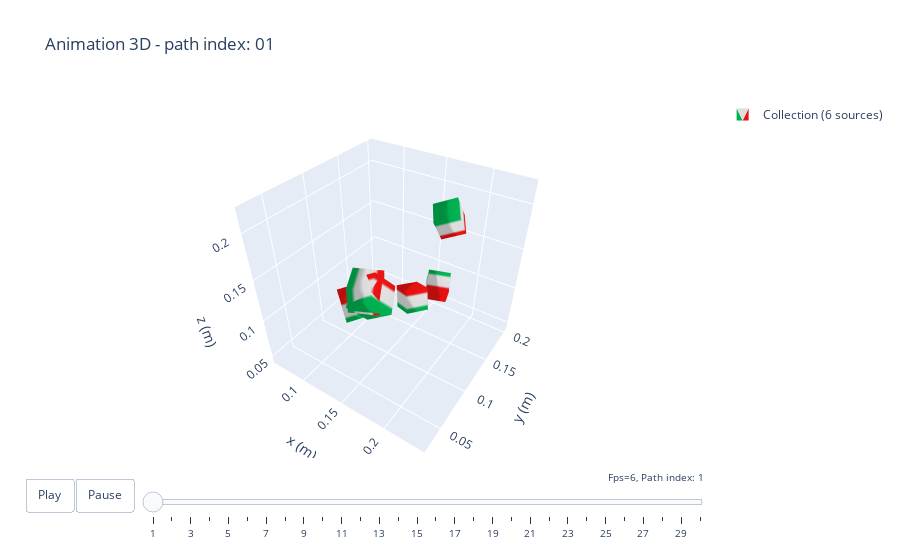

Notebook source saved alongside this figure:
### Code cell
import magpylib as magpy

coll = magpy.Collection()

inds = top_k(X, 6)

for i in inds:
    p, r = S[i]
    # magpy.magnet.Cuboid(magnetization=(M,0,0), dimension=(0.02,0.01,0.05), position=(-0.074806,0,0))
    coll.add(magpy.magnet.Cuboid(magnetization=(J, 0, 0), dimension=(l, l, l), position=p, orientation=R.from_matrix(r)).rotate_from_angax(np.linspace(0, 90, 30), axis=r.dot([0, 0, 1]), start=0))
# r.dot([np.cos(theta[i]), np.sin(theta[i]), 0])
# coll.add(magpy.magnet.Cuboid(magnetization=(J, 0, 0), dimension=(l, l, l), position=p))

magpy.show(coll, animation=True)

### Figure 1 — Plotly figure (JSON) as saved in the notebook; plotly's stock layout.template omitted (floating-point values rounded to 4 significant figures; data arrays with more than 128 entries replaced by an {"elided": "..."} marker saying what was removed)
{"data": [{"color": "#2e91e5", "colorscale": [[0, "#00b050"], [0.16, "#00b050"], [0.26, "#dddddd"], [0.74, "#dddddd"], [0.84, "#e71111"], [1, "#e71111"]], "i": [7, 0, 0, 0, 4, 4, 2, 6, 4, 0, 3, 7, 15, 8, 8, 8, 12, 12, 10, 14, 12, 8, 11, 15, 23, 16, 16, 16, 20, 20, 18, 22, 20, 16, 19, 23, 31, 24, 24, 24, 28, 28, 26, 30, 28, 24, 27, 31, 39, 32, 32, 32, 36, 36, 34, 38, 36, 32, 35, 39, 47, 40, 40, 40, 44, 44, 42, 46, 44, 40, 43, 47], "intensity": [0, 0, 1, 1, 0, 0, 1, 1, 0, 0, 1, 1, 0, 0, 1, 1, 0, 0, 1, 1, 0, 0, 1, 1, 0, 0, 1, 1, 0, 0, 1, 1, 0, 0, 1, 1, 0, 0, 1, 1, 0, 0, 1, 1, 0, 0, 1, 1], "j": [0, 7, 1, 2, 6, 7, 1, 2, 5, 5, 2, 2, 8, 15, 9, 10, 14, 15, 9, 10, 13, 13, 10, 10, 16, 23, 17, 18, 22, 23, 17, 18, 21, 21, 18, 18, 24, 31, 25, 26, 30, 31, 25, 26, 29, 29, 26, 26, 32, 39, 33, 34, 38, 39, 33, 34, 37, 37, 34, 34, 40, 47, 41, 42, 46, 47, 41, 42, 45, 45, 42, 42], "k": [3, 4, 2, 3, 5, 6, 5, 5, 0, 1, 7, 6, 11, 12, 10, 11, 13, 14, 13, 13, 8, 9, 15, 14, 19, 20, 18, 19, 21, 22, 21, 21, 16, 17, 23, 22, 27, 28, 26, 27, 29, 30, 29, 29, 24, 25, 31, 30, 35, 36, 34, 35, 37, 38, 37, 37, 32, 33, 39, 38, 43, 44, 42, 43, 45, 46, 45, 45, 40, 41, 47, 46], "legendgroup": "Collection(id=2254080094816)", "name": "Collection (6 sources)", "opacity": 1, "showlegend": true, "showscale": false, "type": "mesh3d", "x": [0.1487, 0.1421, 0.1514, 0.158, 0.171, 0.1643, 0.1736, 0.1803, 0.1788, 0.1914, 0.1958, 0.1832, 0.1577, 0.1703, 0.1746, 0.162, 0.1549, 0.1559, 0.1783, 0.1773, 0.166, 0.167, 0.1894, 0.1884, 0.1702, 0.1499, 0.1443, 0.1646, 0.1567, 0.1364, 0.1308, 0.1511, 0.1874, 0.1966, 0.1866, 0.1774, 0.1664, 0.1757, 0.1657, 0.1564, 0.1459, 0.1279, 0.1208, 0.1389, 0.1301, 0.1121, 0.105, 0.1231], "y": [0.1862, 0.1939, 0.1729, 0.1652, 0.1973, 0.205, 0.184, 0.1763, 0.1792, 0.1588, 0.1691, 0.1895, 0.1691, 0.1487, 0.159, 0.1794, 0.0466, 0.04573, 0.05685, 0.05772, 0.02422, 0.02336, 0.03448, 0.03534, 0.1487, 0.1606, 0.1674, 0.1555, 0.1278, 0.1398, 0.1465, 0.1346, 0.02556, 0.03952, 0.05995, 0.04598, 0.02198, 0.03594, 0.05637, 0.0424, 0.08008, 0.09619, 0.09769, 0.08158, 0.06102, 0.07713, 0.07863, 0.06252], "z": [0.09838, 0.07556, 0.06571, 0.08852, 0.09565, 0.07284, 0.06298, 0.0858, 0.2005, 0.1935, 0.1712, 0.1781, 0.1917, 0.1847, 0.1624, 0.1694, 0.1649, 0.1899, 0.1894, 0.1644, 0.1637, 0.1887, 0.1882, 0.1632, 0.07602, 0.06768, 0.09108, 0.09942, 0.07885, 0.0705, 0.0939, 0.1022, 0.1837, 0.1651, 0.1755, 0.194, 0.1705, 0.1519, 0.1623, 0.1809, 0.108, 0.1017, 0.1256, 0.1319, 0.1045, 0.09822, 0.1222, 0.1285]}, {"legendgroup": "Collection(id=2254080094816)", "line": {"color": "#2e91e5", "dash": "solid", "width": 2.2}, "marker": {"color": "#2e91e5", "size": 2.1, "symbol": "circle"}, "mode": "markers+lines", "name": "Collection (6 sources)", "opacity": 1, "showlegend": false, "type": "scatter3d", "x": {"elided": "186 float values"}, "y": {"elided": "186 float values"}, "z": {"elided": "186 float values"}}], "layout": {"legend": {"itemsizing": "constant"}, "scene": {"aspectmode": "manual", "aspectratio": {"x": 1, "y": 1, "z": 1}, "camera": {"eye": {"x": 1, "y": -1.5, "z": 1.4}}, "xaxis": {"autorange": false, "range": [0.05779, 0.2428], "title": {"text": "x (m)"}}, "yaxis": {"autorange": false, "range": [0.02146, 0.2065], "title": {"text": "y (m)"}}, "zaxis": {"autorange": false, "range": [0.03954, 0.2246], "title": {"text": "z (m)"}}}, "sliders": [{"active": 0, "currentvalue": {"prefix": "Fps=6, Path index: ", "visible": true, "xanchor": "right"}, "font": {"size": 10}, "len": 0.9, "pad": {"b": 10, "t": 10}, "steps": [{"args": [["1"], {"frame": {"duration": 0, "redraw": true}, "mode": "immediate"}], "label": "1", "method": "animate"}, {"args": [["2"], {"frame": {"duration": 0, "redraw": true}, "mode": "immediate"}], "label": "2", "method": "animate"}, {"args": [["3"], {"frame": {"duration": 0, "redraw": true}, "mode": "immediate"}], "label": "3", "method": "animate"}, {"args": [["4"], {"frame": {"duration": 0, "redraw": true}, "mode": "immediate"}], "label": "4", "method": "animate"}, {"args": [["5"], {"frame": {"duration": 0, "redraw": true}, "mode": "immediate"}], "label": "5", "method": "animate"}, {"args": [["6"], {"frame": {"duration": 0, "redraw": true}, "mode": "immediate"}], "label": "6", "method": "animate"}, {"args": [["7"], {"frame": {"duration": 0, "redraw": true}, "mode": "immediate"}], "label": "7", "method": "animate"}, {"args": [["8"], {"frame": {"duration": 0, "redraw": true}, "mode": "immediate"}], "label": "8", "method": "animate"}, {"args": [["9"], {"frame": {"duration": 0, "redraw": true}, "mode": "immediate"}], "label": "9", "method": "animate"}, {"args": [["10"], {"frame": {"duration": 0, "redraw": true}, "mode": "immediate"}], "label": "10", "method": "animate"}, {"args": [["11"], {"frame": {"duration": 0, "redraw": true}, "mode": "immediate"}], "label": "11", "method": "animate"}, {"args": [["12"], {"frame": {"duration": 0, "redraw": true}, "mode": "immediate"}], "label": "12", "method": "animate"}, {"args": [["13"], {"frame": {"duration": 0, "redraw": true}, "mode": "immediate"}], "label": "13", "method": "animate"}, {"args": [["14"], {"frame": {"duration": 0, "redraw": true}, "mode": "immediate"}], "label": "14", "method": "animate"}, {"args": [["15"], {"frame": {"duration": 0, "redraw": true}, "mode": "immediate"}], "label": "15", "method": "animate"}, {"args": [["16"], {"frame": {"duration": 0, "redraw": true}, "mode": "immediate"}], "label": "16", "method": "animate"}, {"args": [["17"], {"frame": {"duration": 0, "redraw": true}, "mode": "immediate"}], "label": "17", "method": "animate"}, {"args": [["18"], {"frame": {"duration": 0, "redraw": true}, "mode": "immediate"}], "label": "18", "method": "animate"}, {"args": [["19"], {"frame": {"duration": 0, "redraw": true}, "mode": "immediate"}], "label": "19", "method": "animate"}, {"args": [["20"], {"frame": {"duration": 0, "redraw": true}, "mode": "immediate"}], "label": "20", "method": "animate"}, {"args": [["21"], {"frame": {"duration": 0, "redraw": true}, "mode": "immediate"}], "label": "21", "method": "animate"}, {"args": [["22"], {"frame": {"duration": 0, "redraw": true}, "mode": "immediate"}], "label": "22", "method": "animate"}, {"args": [["23"], {"frame": {"duration": 0, "redraw": true}, "mode": "immediate"}], "label": "23", "method": "animate"}, {"args": [["24"], {"frame": {"duration": 0, "redraw": true}, "mode": "immediate"}], "label": "24", "method": "animate"}, {"args": [["25"], {"frame": {"duration": 0, "redraw": true}, "mode": "immediate"}], "label": "25", "method": "animate"}, {"args": [["26"], {"frame": {"duration": 0, "redraw": true}, "mode": "immediate"}], "label": "26", "method": "animate"}, {"args": [["27"], {"frame": {"duration": 0, "redraw": true}, "mode": "immediate"}], "label": "27", "method": "animate"}, {"args": [["28"], {"frame": {"duration": 0, "redraw": true}, "mode": "immediate"}], "label": "28", "method": "animate"}, {"args": [["29"], {"frame": {"duration": 0, "redraw": true}, "mode": "immediate"}], "label": "29", "method": "animate"}, {"args": [["30"], {"frame": {"duration": 0, "redraw": true}, "mode": "immediate"}], "label": "30", "method": "animate"}], "x": 0.1, "xanchor": "left", "y": 0, "yanchor": "top"}], "title": {"text": "Animation 3D - path index: 01"}, "updatemenus": [{"buttons": [{"args": [null, {"frame": {"duration": 166}, "fromcurrent": true, "transition": {"duration": 0}}], "label": "Play", "method": "animate"}, {"args": [[null], {"frame": {"duration": 0}, "mode": "immediate"}], "label": "Pause", "method": "animate"}], "direction": "left", "pad": {"r": 10, "t": 20}, "showactive": false, "type": "buttons", "x": 0.1, "xanchor": "right", "y": 0, "yanchor": "top"}]}}
